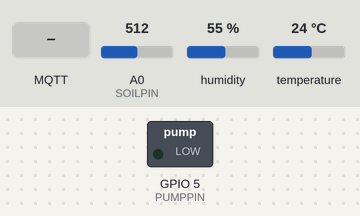
The sketch below on a simulated ESP8266 (NodeMCU). Shown: switched loads named in the sketch (green lamp = pin HIGH). The test bench sets the inputs (shaded band); at power-on: A0 (SOILPIN) = 512, humidity 55 %, temperature 24 °C. WiFi joins after 1.5 s; servers stay silent unless stated; the local clock reads 2024-03-15 10:24:30 at power-on unless the sketch sets it; random numbers use the default seed unless the sketch sets one; no MQTT or app messages arrive unless stated; web services answer with replies made up by the test bench; what the sketch prints to the serial monitor is not drawn.

Above: at 2.7 s.
2.8 s: A0 (SOILPIN) set to 5
13.0 s: A0 (SOILPIN) set to 2
At 22.3 s:
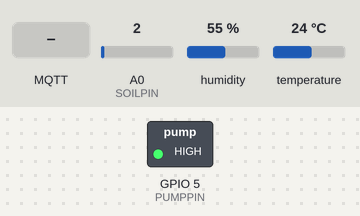
23.5 s: MQTT message "RUN" arrives on the first subscribed topic
33.7 s: MQTT message "AUTO" arrives on the first subscribed topic
Timing chart, 0 to 54.2 s (numbered marks = the images above; inputs shaded):
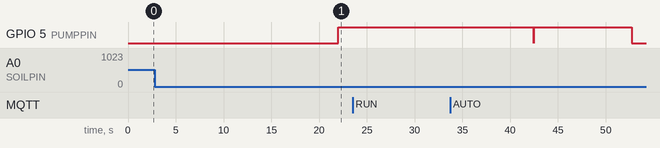

The sketch:

Smart_Watering_System.ino
```cpp
#include <ESP8266WiFi.h>
#include <DHT.h>
#include <time.h>
#include <TZ.h>
#include <PubSubClient.h>
#include <WiFiClientSecure.h>
#include <ESP8266HTTPClient.h>

// ---------- Wi‑Fi ----------
#define WIFI_SSID     "TNCAP831426"
#define WIFI_PASSWORD "Efrh3s3zCzbeNNTF"

// ---------- ThingSpeak -----
const char* TS_HOST    = "api.thingspeak.com";
const char* TS_API_KEY = "FN233C0UDKZWLUS9";

// ---------- MQTT -----------
const char* MQTT_HOST  = "a1eef8be216949238865abfec7ed13a2.s1.eu.hivemq.cloud";
const int   MQTT_PORT  = 8883;  // Secure
const char* MQTT_USER  = "Balmee";
const char* MQTT_PASS  = "WateringP1ant";
const char* TOPIC_DATA = "watering/data";
const char* TOPIC_MAN  = "watering/manual";

// ---------- Hardware --------
#define PUMPPIN   5     // D1
#define DHTPIN    4     // D2
#define DHTTYPE   DHT11
#define SOILPIN   A0
const int MOISTURE_THRESHOLD = 4;

// ---------- Objects ----------
DHT dht(DHTPIN, DHTTYPE);
WiFiClientSecure netSecure; // For MQTT secure connection
PubSubClient     mqtt(netSecure);
WiFiClient httpClient;     // For ThingSpeak HTTP

// ---------- Manual Mode ------
bool         manualActive      = false;
unsigned long manualStartMs    = 0;
uint32_t      manualDurationMs = 20000;

// ---------- Auto Mode --------
bool         autoActive        = false;
unsigned long autoStartMs      = 0;
const uint32_t autoDurationMs = 5000;  // 5 seconds watering automatically

// ---------- MQTT Callback ----
void mqttCallback(char* topic, byte* payload, unsigned int len) {
  Serial.printf("\n[MQTT RX] Topic: %s | ", topic);
  String msg;
  for (uint32_t i = 0; i < len; i++) {
    Serial.write(payload[i]);
    msg += (char)payload[i];
  }
  Serial.println();

  if (String(topic).equals(TOPIC_MAN)) {
    if (msg.startsWith("RUN")) {
      int colon = msg.indexOf(':');
      if (colon > 0) {
        manualDurationMs = msg.substring(colon + 1).toInt() * 1000UL;
      } else {
        manualDurationMs = 20000UL;
      }

      manualActive  = true;
      manualStartMs = millis();
      digitalWrite(PUMPPIN, HIGH);
      Serial.printf("[Manual] Pump ON for %lu ms\n", manualDurationMs);

      // Cancel any automatic watering if manual started
      autoActive = false;
    } else if (msg.equals("AUTO")) {
      manualActive = false;
      digitalWrite(PUMPPIN, LOW);
      Serial.println("[Manual] Cancelled → AUTO");
    }
  }
}

// ---------- MQTT Connect -----
void reconnectMQTT() {
  while (!mqtt.connected()) {
    String cid = "ESP8266-" + String(ESP.getChipId(), HEX) + "-" + String(random(0xFFFF), HEX);
    Serial.printf("→ MQTT connect as %s … ", cid.c_str());
    if (mqtt.connect(cid.c_str(), MQTT_USER, MQTT_PASS)) {
      Serial.println("OK");
      if (mqtt.subscribe(TOPIC_MAN))
        Serial.println("[MQTT] Subscribed to watering/manual ✓");
      else
        Serial.println("[MQTT] Subscribe failed ✗");
    } else {
      Serial.printf("fail rc=%d — retry in 4s\n", mqtt.state());
      delay(4000);
    }
  }
}

// ---------- Setup -------------
void setup() {
  Serial.begin(115200);
  pinMode(PUMPPIN, OUTPUT);
  digitalWrite(PUMPPIN, LOW);
  dht.begin();

  WiFi.begin(WIFI_SSID, WIFI_PASSWORD);
  Serial.print("Wi‑Fi");
  while (WiFi.status() != WL_CONNECTED) {
    Serial.print('.');
    delay(500);
    yield();
  }
  Serial.println(" ✓");

  configTime(TZ_Europe_London, "pool.ntp.org", "time.nist.gov");

  netSecure.setInsecure(); // Accept any cert for testing
  mqtt.setServer(MQTT_HOST, MQTT_PORT);
  mqtt.setCallback(mqttCallback);
  mqtt.setBufferSize(512);
  reconnectMQTT();

  Serial.println("Setup complete.\n");
}

// ---------- Publish Helper ----
void publishData(float t, float h, int m, const String& pump) {
  String pl = "{\"temp\":" + String(t, 1) +
              ",\"hum\":" + String(h, 1) +
              ",\"moist\":" + String(m) +
              ",\"pump\":\"" + pump + "\"}";

  bool ok = mqtt.publish(TOPIC_DATA, pl.c_str());
  Serial.printf("[Pub] %s  (%s)\n", pl.c_str(), ok ? "PUB‑OK" : "PUB‑FAIL");
}

// ---------- Main Loop ----------
void loop() {
  if (!mqtt.connected()) {
    reconnectMQTT();
  }
  mqtt.loop();

  unsigned long now = millis();

  // Handle manual pump timeout
  if (manualActive && (now - manualStartMs >= manualDurationMs)) {
    manualActive = false;
    digitalWrite(PUMPPIN, LOW);
    Serial.println("[Manual] Done → AUTO");
  }

  int moist = analogRead(SOILPIN);
  float temp = dht.readTemperature();
  float hum  = dht.readHumidity();

  if (isnan(temp) || isnan(hum)) {
    Serial.println("DHT read error");
    delay(5000);
    return;
  }

  String pumpState;

  // Manual mode has priority
  if (manualActive) {
    pumpState = "ON (Manual)";
    digitalWrite(PUMPPIN, HIGH);
    // Cancel any auto watering if manual active
    autoActive = false;

  } else {
    // Automatic mode
    if (autoActive) {
      // Pump is currently running automatically, check if time expired
      if (now - autoStartMs >= autoDurationMs) {
        autoActive = false;
        digitalWrite(PUMPPIN, LOW);
        Serial.println("[Auto] Done watering");
      } else {
        pumpState = "ON (Auto)";
        digitalWrite(PUMPPIN, HIGH);
      }
    } else {
      // Not currently watering, check moisture
      if (moist < MOISTURE_THRESHOLD) {
        autoActive = true;
        autoStartMs = now;
        pumpState = "ON (Auto)";
        digitalWrite(PUMPPIN, HIGH);
        Serial.println("[Auto] Starting watering");
      } else {
        pumpState = "OFF";
        digitalWrite(PUMPPIN, LOW);
      }
    }
  }

  // Upload to ThingSpeak (use plain WiFiClient for HTTP)
  if (WiFi.status() == WL_CONNECTED) {
    HTTPClient http;
    String url = String("http://") + TS_HOST + "/update?api_key=" + TS_API_KEY +
                 "&field1=" + moist + "&field2=" + temp +
                 "&field3=" + hum + "&field4=" + (pumpState.startsWith("ON") ? "1" : "0");
    http.begin(httpClient, url);
    int code = http.GET();
    Serial.printf("[TS] %d  pump:%s\n", code, pumpState.c_str());
    http.end();
  }

  // MQTT Publish
  publishData(temp, hum, moist, pumpState);

  delay(10000);
}
```

Measured:
- the behaviour switches between 4 and 3 on A0 (SOILPIN) (found by bisection; images 0 and 1)
- after the input at 2.8 s, every drawn part: stays the same
- after the input at 13.0 s, GPIO 5 (PUMPPIN): LOW → HIGH after 9.0 s
- after the input at 23.5 s, every drawn part: stays the same
